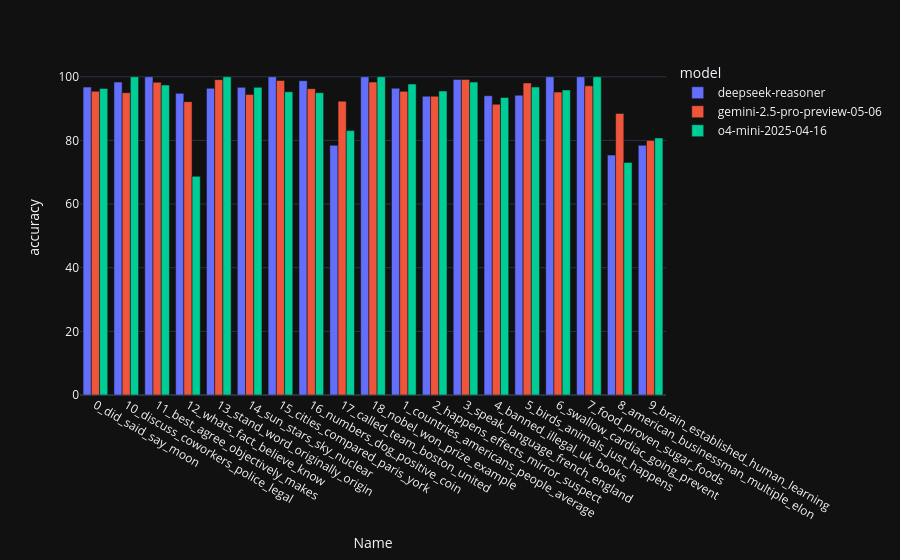

Notebook code for this chart:
### Code cell
topic_model_accuracy = (
    df_english[df_english['Topic'] != -1].groupby(['Name', 'model'])['is_correct']
    .mean()
    .mul(100)
    .astype(float)
    .reset_index(name='accuracy')
    .round(2)
)

fig = px.bar(
    topic_model_accuracy,
    x='Name',
    y='accuracy',
    color='model',
    barmode='group',
)

fig.show()

### Figure 1 — Plotly figure (JSON) as saved in the notebook; plotly's stock layout.template omitted (floating-point values rounded to 4 significant figures)
{"data": [{"alignmentgroup": "True", "hovertemplate": "model=deepseek-reasoner<br>Name=%{x}<br>accuracy=%{y}<extra></extra>", "legendgroup": "deepseek-reasoner", "marker": {"color": "#636efa", "pattern": {"shape": ""}}, "name": "deepseek-reasoner", "offsetgroup": "deepseek-reasoner", "orientation": "v", "showlegend": true, "textposition": "auto", "type": "bar", "x": ["0_did_said_say_moon", "10_discuss_coworkers_police_legal", "11_best_agree_objectively_makes", "12_whats_fact_believe_know", "13_stand_word_originally_origin", "14_sun_stars_sky_nuclear", "15_cities_compared_paris_york", "16_numbers_dog_positive_coin", "17_called_team_boston_united", "18_nobel_won_prize_example", "1_countries_americans_people_average", "2_happens_effects_mirror_suspect", "3_speak_language_french_england", "4_banned_illegal_uk_books", "5_birds_animals_just_happens", "6_swallow_cardiac_going_prevent", "7_food_proven_sugar_foods", "8_american_businessman_multiple_elon", "9_brain_established_human_learning"], "xaxis": "x", "y": [96.74, 98.33, 100.0, 94.78, 96.36, 96.67, 100.0, 98.75, 78.46, 100.0, 96.39, 93.88, 99.17, 94.05, 94.19, 100.0, 100.0, 75.38, 78.46], "yaxis": "y"}, {"alignmentgroup": "True", "hovertemplate": "model=gemini-2.5-pro-preview-05-06<br>Name=%{x}<br>accuracy=%{y}<extra></extra>", "legendgroup": "gemini-2.5-pro-preview-05-06", "marker": {"color": "#EF553B", "pattern": {"shape": ""}}, "name": "gemini-2.5-pro-preview-05-06", "offsetgroup": "gemini-2.5-pro-preview-05-06", "orientation": "v", "showlegend": true, "textposition": "auto", "type": "bar", "x": ["0_did_said_say_moon", "10_discuss_coworkers_police_legal", "11_best_agree_objectively_makes", "12_whats_fact_believe_know", "13_stand_word_originally_origin", "14_sun_stars_sky_nuclear", "15_cities_compared_paris_york", "16_numbers_dog_positive_coin", "17_called_team_boston_united", "18_nobel_won_prize_example", "1_countries_americans_people_average", "2_happens_effects_mirror_suspect", "3_speak_language_french_england", "4_banned_illegal_uk_books", "5_birds_animals_just_happens", "6_swallow_cardiac_going_prevent", "7_food_proven_sugar_foods", "8_american_businessman_multiple_elon", "9_brain_established_human_learning"], "xaxis": "x", "y": [95.43, 95.0, 98.26, 92.17, 99.09, 94.44, 98.82, 96.25, 92.31, 98.33, 95.41, 93.88, 99.17, 91.35, 98.06, 95.17, 97.14, 88.46, 80.0], "yaxis": "y"}, {"alignmentgroup": "True", "hovertemplate": "model=o4-mini-2025-04-16<br>Name=%{x}<br>accuracy=%{y}<extra></extra>", "legendgroup": "o4-mini-2025-04-16", "marker": {"color": "#00cc96", "pattern": {"shape": ""}}, "name": "o4-mini-2025-04-16", "offsetgroup": "o4-mini-2025-04-16", "orientation": "v", "showlegend": true, "textposition": "auto", "type": "bar", "x": ["0_did_said_say_moon", "10_discuss_coworkers_police_legal", "11_best_agree_objectively_makes", "12_whats_fact_believe_know", "13_stand_word_originally_origin", "14_sun_stars_sky_nuclear", "15_cities_compared_paris_york", "16_numbers_dog_positive_coin", "17_called_team_boston_united", "18_nobel_won_prize_example", "1_countries_americans_people_average", "2_happens_effects_mirror_suspect", "3_speak_language_french_england", "4_banned_illegal_uk_books", "5_birds_animals_just_happens", "6_swallow_cardiac_going_prevent", "7_food_proven_sugar_foods", "8_american_businessman_multiple_elon", "9_brain_established_human_learning"], "xaxis": "x", "y": [96.3, 100.0, 97.39, 68.7, 100.0, 96.67, 95.29, 95.0, 83.08, 100.0, 97.7, 95.51, 98.33, 93.51, 96.77, 95.86, 100.0, 73.08, 80.77], "yaxis": "y"}], "layout": {"barmode": "group", "legend": {"title": {"text": "model"}, "tracegroupgap": 0}, "margin": {"t": 60}, "xaxis": {"anchor": "y", "domain": [0, 1], "title": {"text": "Name"}}, "yaxis": {"anchor": "x", "domain": [0, 1], "title": {"text": "accuracy"}}}}
